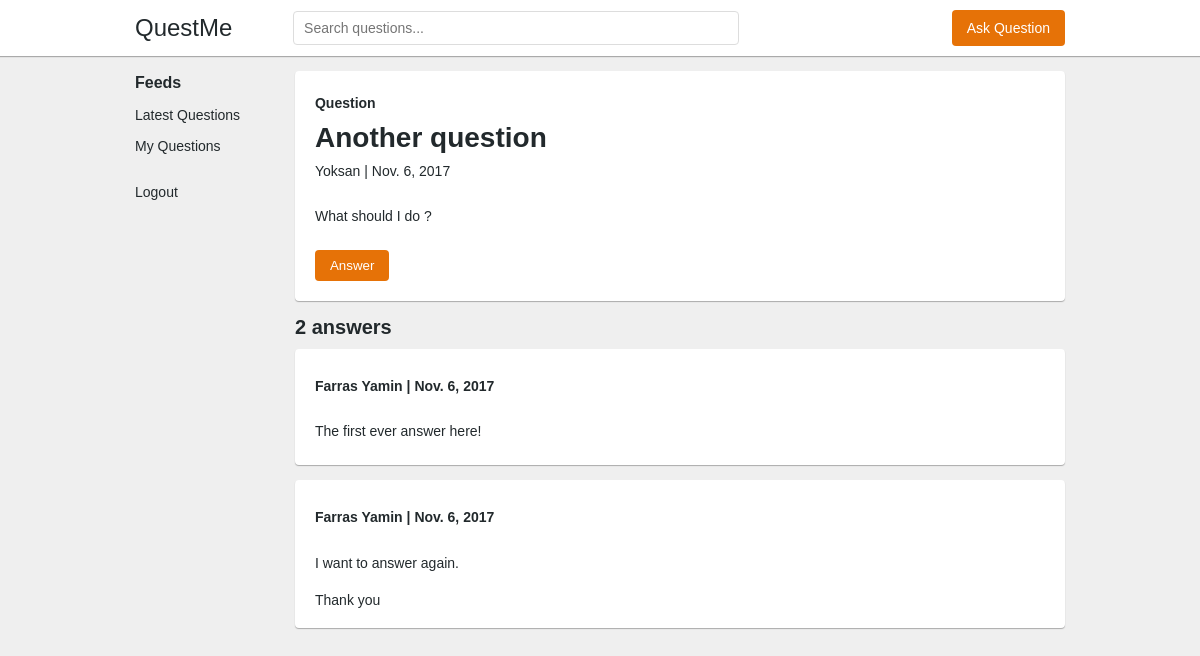
Screenshot of /quora/question/9/ with the database file from the repository.
### quora/models.py (models this page shows)
class Question(models.Model):
    title = models.CharField(max_length=200)
    question = models.TextField()
    user = models.ForeignKey('auth.User')
    date = models.DateField()
    time = models.TimeField()

class Answer(models.Model):
    question = models.ForeignKey(Question, on_delete=models.CASCADE)
    user = models.ForeignKey(User, on_delete=models.CASCADE)
    answer = models.TextField()
    date = models.DateField()
    time = models.TimeField()

### quora/views.py (the view)
# urls.py: url(r'^question/(?P<question_id>[0-9]+)/$', views.detail, name='detail'),
def detail(request, question_id):
    try:
        question = Question.objects.get(pk=question_id)
        answers = Answer.objects.filter(question=question)
        len_answer = len(answers)
    except Question.DoesNotExist:
        raise Http404("Question does not exist")
    return render(request, 'question.html', { 'question' : question, 'answers': answers, 'len_answer': len_answer })

### quora/templates/question.html (shortened to what this page needs)
{% extends 'layout.html' %}
{% block content %}
    <div class="col-xs-12 col-sm-10 col-md-10" id="content">
        <div class="row">
            <div class="col-sm-12 col-md-12 col-xs-12">
                <div class="panel">
                    <div class="panel-heading">
                        <p class="panel-info">
                            <strong>Question</strong>
                        </p>
                        <h2 class="panel-title">
                            {{ question.title }}
                        </h2>
                        <p class="panel-author">
                            {{ question.user.first_name }} | {{ question.date }}
                        </p>
                    </div>
                    <div class="panel-body">
                        <p class="panel-text">
                            {{ question.question|safe }}
                        </p>
                    </div>
                    {% if question.user != request.user %}
                        <div class="panel-footer">
                            <button class="btn bg-orange text-white" id="answer-question-button">
                                Answer
                            </button>
                        </div>
                    {% endif %}
                </div>
            </div>
        </div>
        <div class="box-answer">
            {% if len_answer == 0 %}
                <h4 style="margin-bottom: 10px">No answers</h4>
            {% else %}
                <h4 style="margin-bottom: 10px">{{ len_answer }} answers</h4>
            {% endif %}
            {% for answer in answers %}
                <div class="row">
                    <div class="col-sm-12 col-md-12 col-xs-12">
                        <div class="panel">
                            <div class="panel-heading">
                                <p class="panel-author">
                                    <b>{{ answer.user.first_name|add:" "|add:answer.user.last_name }} | {{ answer.date }}</b>
                                </p>
                            </div>
                            <div class="panel-body">
                                <p class="panel-text">
                                    {{ answer.answer|safe }}
                                </p>
                            </div>
                        </div>
                    </div>
                </div>
            {% endfor %}
        </div>
	</div>
{% endblock %}

### quora/static/css/style.css (style rules this page uses)
*:before, *:after, * { box-sizing: border-box; color: inherit; outline: none; }
*:not(i), *:not(.fa) { font-family: 'Helvetica', 'Arial', 'sans-serif'; }
p, h1, h2, h3, h4, h5, h6 { margin: 0; padding: 0; }
body { margin: 0 auto; }
.row:before, .row:after { content: ' '; display: table; }
.row:after { clear: both; }
.row { margin: 0 -15px; }
.row:not(:last-child) { margin-bottom: 15px; }
[class*="col"] { float: left; padding: 0 15px; }
.col-xs-12 { width: 100%; }
@media (min-width: 768px) { .col-sm-10 { width: 83.3333333333333%; } }
@media (min-width: 768px) { .col-sm-12 { width: 100%; } }
@media (min-width: 992px) { .col-md-10 { width: 83.3333333333333%; } }
@media (min-width: 992px) { .col-md-12 { width: 100%; } }
h2 { font-size: 28px; }
h4 { font-size: 20px; }
div, span, label, input, textarea, strong, p, ul, li, ol, figure, figcaption, header, section, article { font-size: 14px; color: #22292c; }
p { line-height: 1.6rem; margin: 0; }
.text-white { color: white !important; }
.bg-orange { background: #e67207; }
.btn { border-radius: 4px; transition: all .5s cubic-bezier(.19, 1, .22, 1.5); padding: 8px 15px; cursor: pointer; border: none; }
.panel { background: white; box-shadow: 0 1px 1px #aaa; border-radius: 4px; padding: 10px 20px; }
.panel-heading, .panel-body, .panel-footer { padding: 10px 0; }
.panel-heading .panel-title { margin: 5px 0; }

### quora/static/css/custom.css (style rules this page uses)
body { background: #efefef; }

### rows the page displays
Question: title "Another question", user.first_name "Yoksan", date "Nov. 6, 2017", question "What should I do ?"
Answer: user.first_name|add "Farras Yamin", date "Nov. 6, 2017", answer "The first ever answer here!"
Answer: user.first_name|add "Farras Yamin", date "Nov. 6, 2017", answer "I want to answer again. Thank you"

### other values shown
{{ len_answer }} "2"
